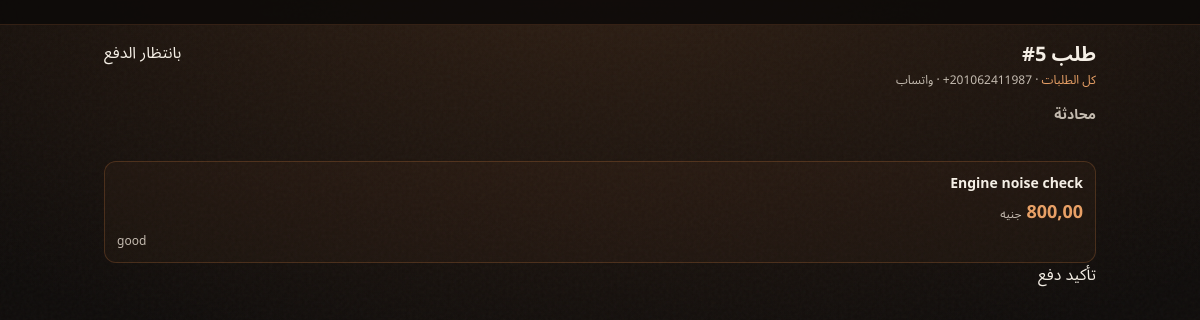
Screenshot of /k/requests/5/ (signed in) with the database file from the repository.
### jobs/models.py (models this page shows, shortened)
class Order(models.Model):
    class Status(models.TextChoices):
        PENDING_REVIEW = 'pending_review', _('Pending review')
        QUOTED = 'quoted', _('Quoted')
        PAID = 'paid', _('Paid')
        IN_PROGRESS = 'in_progress', _('In progress')
        READY_FOR_PICKUP = 'ready_for_pickup', _('Ready for pickup')
        COMPLETED = 'completed', _('Completed')
        CANCELLED = 'cancelled', _('Cancelled')
    status = models.CharField(
        max_length=20,
        choices=Status.choices,
        default=Status.PENDING_REVIEW,
        db_index=True,
    )
    customer = models.ForeignKey(
        Customer,
        on_delete=models.PROTECT,
        related_name='orders',
    )
    labels = models.ManyToManyField(Label, blank=True, related_name='orders')
    diagnostic = models.ForeignKey(
        Diagnostic,
        on_delete=models.SET_NULL,
        null=True,
        blank=True,
        related_name='orders',
        help_text='Source template used at quote time',
    )
    suggested_diagnostic = models.ForeignKey(
        Diagnostic,
        on_delete=models.SET_NULL,
        null=True,
        blank=True,
        related_name='suggested_orders',
        help_text='Tagger suggestion for Kareem to confirm or override at quote time',
    )
    quoted_title_ar = models.CharField(max_length=200, blank=True)
    quoted_title_en = models.CharField(max_length=200, blank=True)
    quoted_price = models.DecimalField(
        max_digits=10,
        decimal_places=2,
        null=True,
        blank=True,
        help_text='Snapshotted EGP price at quote time',
    )
    kareem_note = models.TextField(blank=True)
    created_at = models.DateTimeField(auto_now_add=True)
    updated_at = models.DateTimeField(auto_now=True)
    class Meta:
        ordering = ['-created_at']
    @property
    def localized_quoted_title(self) -> str:
        if self.quoted_title_ar or self.quoted_title_en:
            return localized_field(self, 'quoted_title')
        if self.diagnostic_id:
            return self.diagnostic.localized_title
        return ''
    @property
    def chat_open(self) -> bool:
        return self.status != self.Status.CANCELLED

### accounts/models.py (models this page shows, shortened)
class Customer(models.Model):
    phone = models.CharField(
        max_length=16,
        unique=True,
        validators=[E164_VALIDATOR],
        help_text='E.164 format, e.g. +201012345678',
    )
    created_at = models.DateTimeField(auto_now_add=True)
    class Meta:
        ordering = ['-created_at']

### jobs/kareem_views.py (the view)
# urls.py: path('requests/<int:order_id>/', kareem_request_detail, name='kareem-request-detail'),
@staff_required
def kareem_request_detail(request, order_id):
    order = get_object_or_404(
        Order.objects.select_related(
            'customer',
            'diagnostic',
            'suggested_diagnostic',
        ).prefetch_related(
            'steps',
            'labels',
            'conversation__messages',
        ),
        pk=order_id,
    )
    conversation = _get_conversation(order)
    message_list = conversation.messages.all() if conversation else []
    from_whatsapp = any(
        message.channel == Message.Channel.WHATSAPP for message in message_list
    )
    diagnostics = Diagnostic.objects.prefetch_related('steps').order_by('title_ar')
    can_quote = order.status == Order.Status.PENDING_REVIEW
    can_confirm_paid = order.status == Order.Status.QUOTED
    can_start_work = order.status == Order.Status.PAID
    can_mark_ready = order.status == Order.Status.IN_PROGRESS
    can_mark_completed = order.status == Order.Status.READY_FOR_PICKUP
    can_complete_steps = order.status == Order.Status.IN_PROGRESS
    poll_thread = order.status in ACTIVE_POLL_STATUSES
    return render(
        request,
        'mechanic/request_detail.html',
        {
            'nav_active': 'requests',
            'order': order,
            'from_whatsapp': from_whatsapp,
            'thread_messages': message_list,
            'diagnostics': diagnostics,
            'can_quote': can_quote,
            'can_confirm_paid': can_confirm_paid,
            'can_start_work': can_start_work,
            'can_mark_ready': can_mark_ready,
            'can_mark_completed': can_mark_completed,
            'can_complete_steps': can_complete_steps,
            'poll_thread': poll_thread,
        },
    )

### accounts/context_processors.py (called while the page is built)
def customer_session(request):
    return {'session_customer': get_customer(request)}

### accounts/customer_session.py (called while the page is built)
def get_customer(request) -> Customer | None:
    customer_id = request.session.get(SESSION_KEY)
    if not customer_id:
        return None
    return Customer.objects.filter(pk=customer_id).first()

### catalog/i18n.py (called while the page is built)
def localized_field(obj, field: str) -> str:
    lang = (get_language() or 'ar').split('-')[0]
    primary = f'{field}_ar' if lang == 'ar' else f'{field}_en'
    fallback = f'{field}_en' if lang == 'ar' else f'{field}_ar'
    value = getattr(obj, primary, '') or ''
    if value:
        return value
    return getattr(obj, fallback, '') or ''

### jobs/kareem_views.py (called while the page is built)
def staff_required(view_func):
    @wraps(view_func)
    @login_required(login_url='/k/login/')
    def wrapper(request, *args, **kwargs):
        if not request.user.is_staff:
            return redirect('kareem-login')
        return view_func(request, *args, **kwargs)
    return wrapper

### jobs/services.py (called while the page is built)
def _get_conversation(order: Order) -> Conversation | None:
    try:
        return order.conversation
    except Conversation.DoesNotExist:
        return None

### templates/mechanic/request_detail.html (shortened to what this page needs)
{% extends "mechanic/base.html" %}
{% load warsha_ui i18n %}
{% block mechanic_content %}
<c-page-card class="pb-2">
  <div class="flex flex-wrap items-start justify-between gap-2">
    <div>
      <h1 class="text-xl font-extrabold text-paper">{% trans "Request" %} <bdi dir="ltr">#{{ order.pk }}</bdi></h1>
      <p class="mt-1 text-xs text-paper-muted">
        <a href="{% url 'kareem-requests-list' %}" class="text-copper-bright no-underline">{% trans "All requests" %}</a>
        · <bdi dir="ltr">{{ order.customer.phone }}</bdi>
        {% if from_whatsapp %}
          · {% trans "WhatsApp" %}
        {% endif %}
      </p>
    </div>
    <c-status-badge status="{{ order.status }}">{{ order.get_status_display }}</c-status-badge>
  </div>
  <section class="mt-4">
    <h2 class="mb-2 text-sm font-bold text-paper-muted">{% trans "Chat" %}</h2>
  </section>
  {% if order.quoted_price %}
    <section class="mt-4 rounded-xl border border-copper/25 bg-copper/5 p-3 text-sm">
      {% if order.diagnostic %}
        <p class="m-0 font-bold">{{ order.localized_quoted_title }}</p>
      {% endif %}
      <p class="m-0 mt-1 text-lg font-black text-copper-bright">
        <bdi dir="ltr">{{ order.quoted_price }}</bdi> <span class="text-xs font-normal text-paper-muted">{% trans "EGP" %}</span>
      </p>
      {% if order.kareem_note %}
        <p class="mt-2 text-xs text-paper-muted" dir="auto">{{ order.kareem_note }}</p>
      {% endif %}
    </section>
  {% endif %}
  {% if can_quote or can_confirm_paid or can_start_work or can_mark_ready or can_mark_completed %}
    <c-toolbar>
      {% if can_confirm_paid %}
        <form method="post" action="{% url 'kareem-confirm-paid' order_id=order.pk %}" class="inline">
          <c-btn-pill variant="dev" type="submit" icon="fa-solid fa-receipt text-xs">{% trans "Confirm payment" %}</c-btn-pill>
        </form>
      {% endif %}
    </c-toolbar>
  {% endif %}
</c-page-card>
{% endblock %}

### static/css/warsha.css (style rules this page uses)
:root { --garage-950: #0c0a09; --garage-900: #14100e; --garage-800: #1a1612; --copper: #c87941; --copper-bright: #e8a066; --copper-dim: #8a4f28; --paper: #f5efe6; --paper-muted: #c4bbb0; --success: #8ef0b8; --danger: #ffb4b4; --radius: 16px; --ease: cubic-bezier(0.16, 1, 0.3, 1); --focus: 0 0 0 2px var(--garage-950), 0 0 0 4px var(--copper-bright); color-scheme: dark; }
html { -webkit-tap-highlight-color: transparent; }
body { touch-action: manipulation; }
body::before { content: ''; position: fixed; inset: 0; pointer-events: none; z-index: 0; }
a, button, [type="button"], [type="submit"], summary, select, label { cursor: pointer; }

### rows the page displays
Order: pk "5", customer.phone "+201062411987", status "بانتظار الدفع", localized_quoted_title "Engine noise check", quoted_price "800,00", kareem_note "good"
